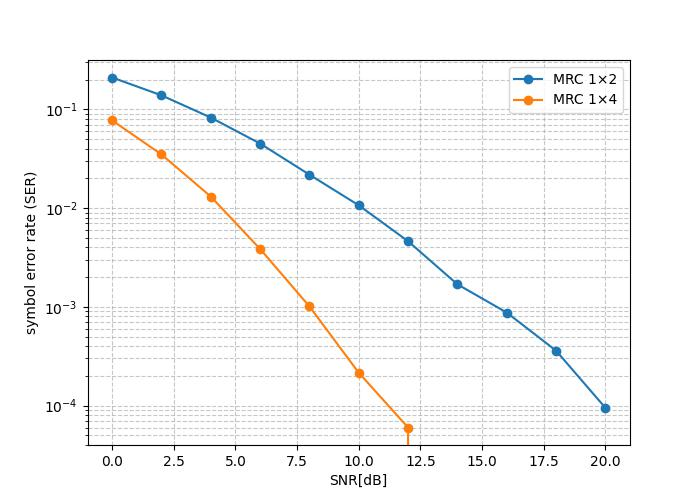

Write the Python code that produced this figure.
import numpy as np
import matplotlib.pyplot as plt

# -------------------------------------------
# QPSK + Rayleigh + MRC (Matrix Form)
# -------------------------------------------

def qpsk_mod(bits):
    """
    Gray-coded QPSK mapping.
    bits: shape (2, num_symbols)
    """
    b0 = bits[0]
    b1 = bits[1]
    # Map bits to QPSK symbols
    # (00)-> +1+1j, (01)-> +1-1j, (11)-> -1-1j, (10)-> -1+1j
    symbols = (1 - 2*b0) + 1j*(1 - 2*b1)
    # Normalize to unit power
    return symbols / np.sqrt(2)

def simulate_mrc_qpsk(N_rx, snr_db_values, num_symbols=200000):
    ser = []
    
    # Generate random QPSK bits and symbols (matrix form)
    bits = np.random.randint(0, 2, (2, num_symbols))       # shape (2, N)
    s = qpsk_mod(bits)                                     # shape (N,)
    
    # Repeat across branches: shape (N_rx, N)
    s_rep = np.tile(s, (N_rx, 1))
    
    for snr_db in snr_db_values:
        snr = 10**(snr_db / 10)
        noise_var = 1 / (2 * snr)   # QPSK normalization
        
        # Rayleigh fading (matrix form)
        h = (np.random.randn(N_rx, num_symbols) + 1j*np.random.randn(N_rx, num_symbols)) / np.sqrt(2)
        
        # Noise
        n = (np.random.randn(N_rx, num_symbols) + 1j*np.random.randn(N_rx, num_symbols)) * np.sqrt(noise_var)
        
        # Received signal
        r = h * s_rep + n
        
        # MRC combining (vectorized)
        r_comb = np.sum(np.conjugate(h) * r, axis=0)
        
        # QPSK detection (slicing real & imag signs)
        s_hat = np.sign(np.real(r_comb)) + 1j*np.sign(np.imag(r_comb))
        s_hat = s_hat / np.sqrt(2)
        
        # Symbol errors
        errors = np.sum(s_hat != s)
        ser.append(errors / num_symbols)
        
    return ser


# -------------------------------------------
# Run Simulation
# -------------------------------------------
SNR_dB = np.arange(0, 21, 2)
N_rx_list = [2, 4]

results = {}
for N in N_rx_list:
    results[N] = simulate_mrc_qpsk(N, SNR_dB)

# -------------------------------------------
# Plot
# -------------------------------------------
plt.figure(figsize=(7,5))
for N in N_rx_list:
    plt.semilogy(SNR_dB, results[N], marker='o', label=f"MRC 1×{N}")

plt.grid(True, which="both", linestyle='--', alpha=0.7)
plt.xlabel("SNR[dB]")
plt.ylabel("symbol error rate (SER)")
plt.grid(True)
plt.legend()
plt.savefig("ex2_q1.jpg")
